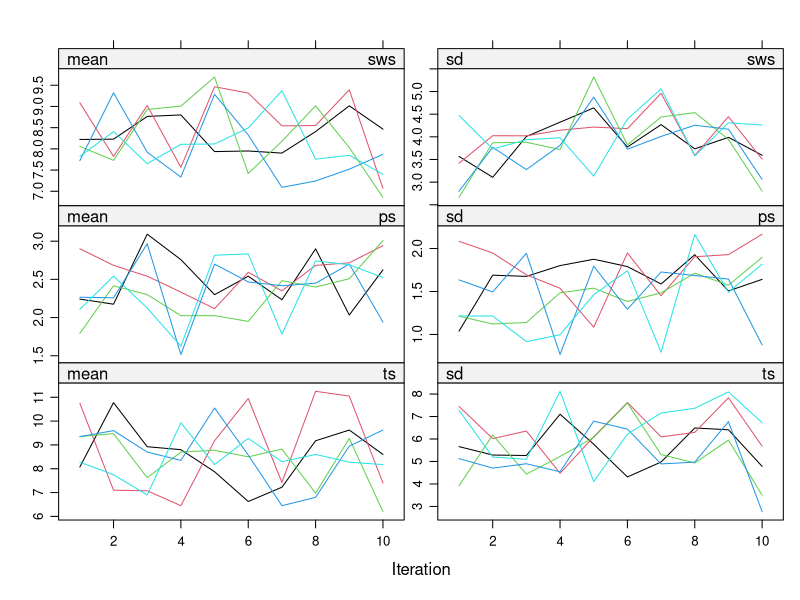
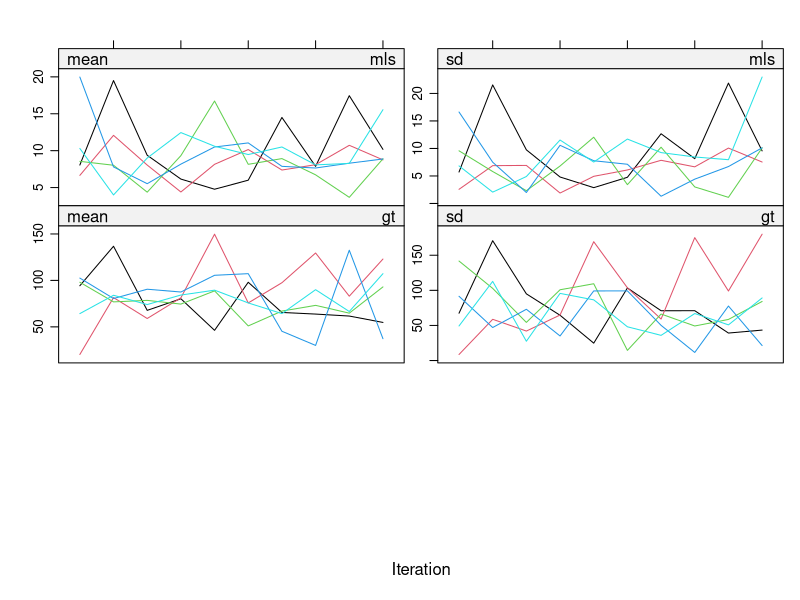
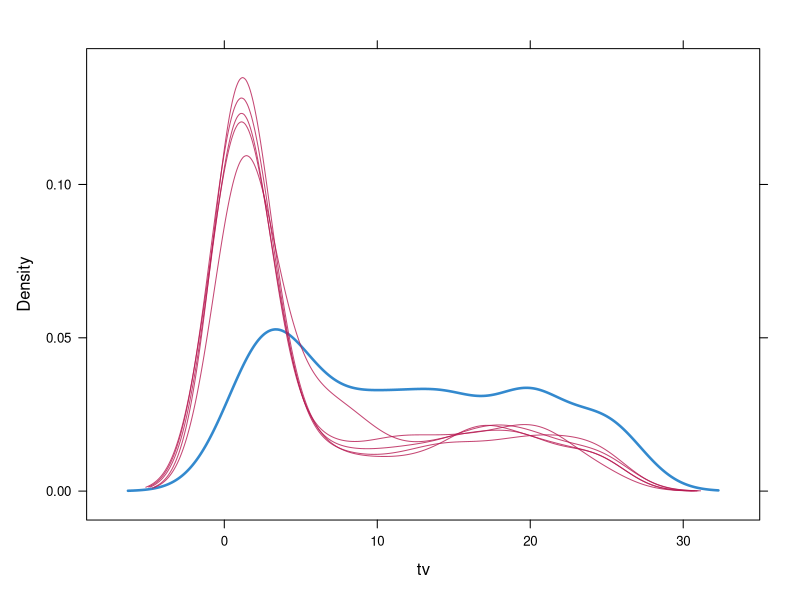
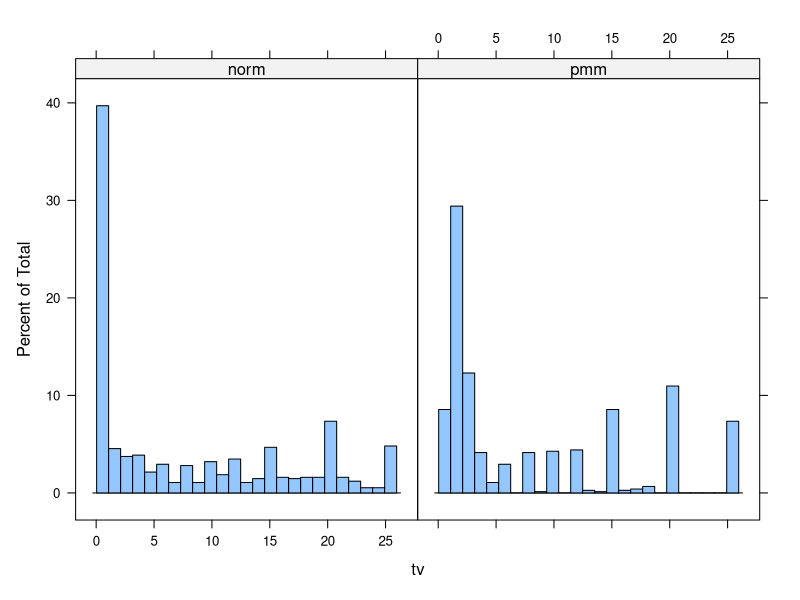
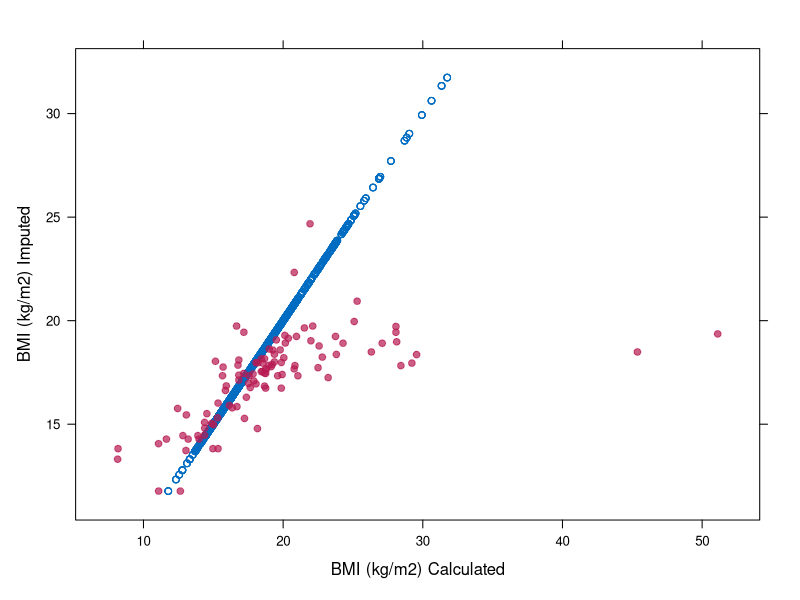
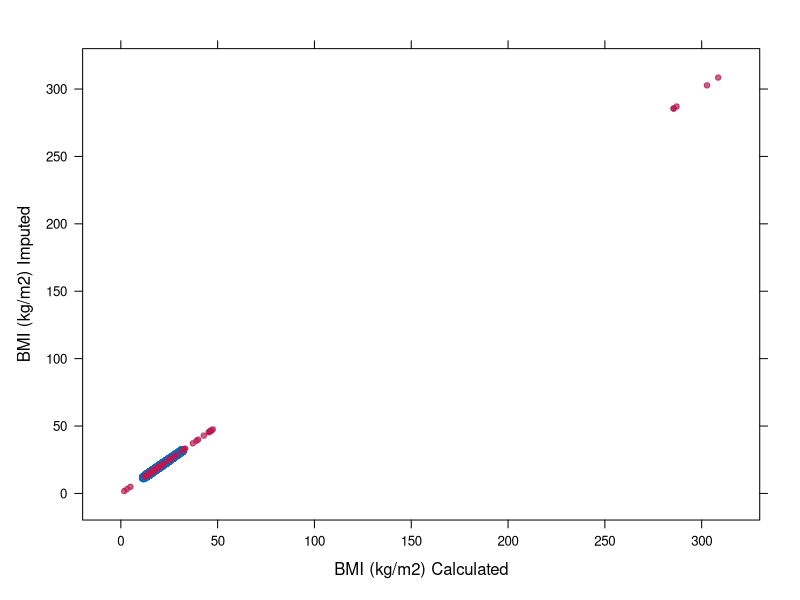
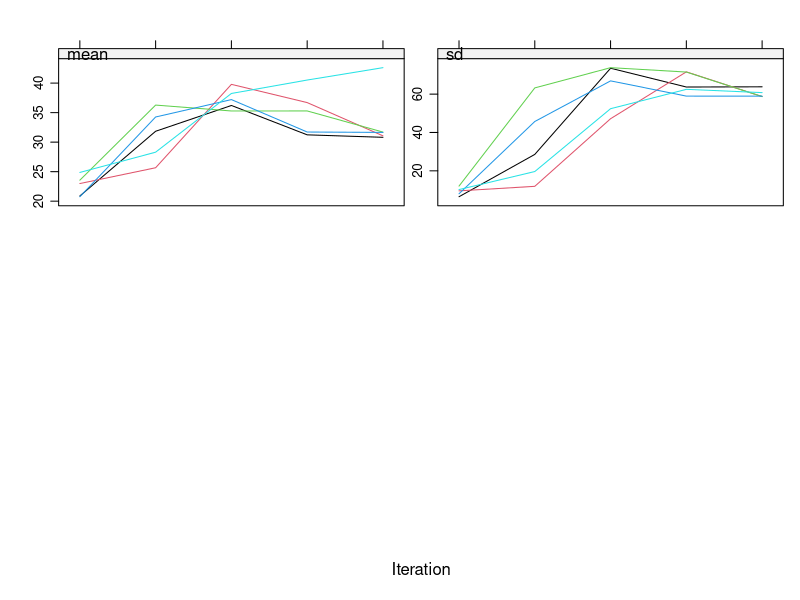
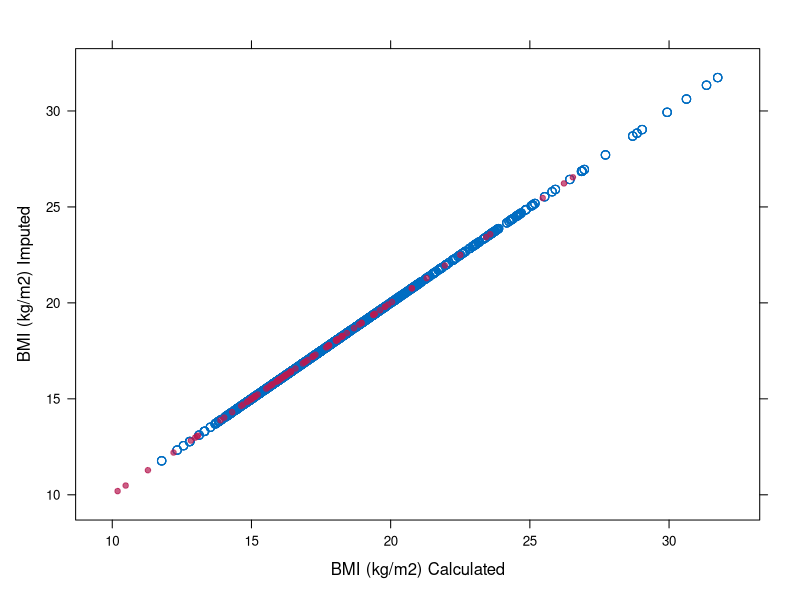

Here is the R script that generated these plots, in order:
## ---- chunk 1
require(mice)
require(lattice)
set.seed(123)
## ---- chunk 2
ini <- mice(mammalsleep[, -1], maxit=0, print=F)
meth<- ini$meth
meth
pred <- ini$pred
pred
pred[c("sws", "ps"), "ts"] <- 0
pred
meth["ts"]<- "~ I(sws + ps)"
pas.imp <- mice(mammalsleep[, -1], meth=meth, pred=pred, maxit=10, seed=123, print=F)
## ---- chunk 3
plot(pas.imp)
## ---- chunk 4
ini <- mice(boys, maxit = 0)
meth <- ini$meth
meth["tv"] <- "norm"
post <- ini$post
post["tv"] <- "imp[[j]][, i] <- squeeze(imp[[j]][, i], c(1, 25))"
imp <- mice(boys, meth=meth, post=post, print=FALSE)
## ---- chunk 5
imp.pmm <- mice(boys, print=FALSE)
## ---- chunk 6
table(complete(imp)$tv)
## ---- chunk 7
table(complete(imp.pmm)$tv)
## ---- chunk 8
densityplot(imp, ~tv)
## ---- chunk 9
tv <- c(complete(imp.pmm)$tv, complete(imp)$tv)
method <- rep(c("pmm", "norm"), each = nrow(boys))
tvm <- data.frame(tv = tv, method = method)
## ---- chunk 10
histogram( ~tv | method, data = tvm, nint = 25)
## ---- chunk 11
miss <- is.na(imp$data$bmi)
xyplot(imp, bmi ~ I (wgt / (hgt / 100)^2),
       na.groups = miss, cex = c(0.8, 1.2), pch = c(1, 20),
       ylab = "BMI (kg/m2) Imputed", xlab = "BMI (kg/m2) Calculated")
## ---- chunk 12
meth<- ini$meth
meth["bmi"]<- "~ I(wgt / (hgt / 100)^2)"
imp <- mice(boys, meth=meth, print=FALSE)
## ---- chunk 13
xyplot(imp, bmi ~ I(wgt / (hgt / 100)^2), na.groups = miss,
       cex = c(1, 1), pch = c(1, 20),
       ylab = "BMI (kg/m2) Imputed", xlab = "BMI (kg/m2) Calculated")
## ---- chunk 14
plot(imp, c("bmi"))
## ---- chunk 15
pred<-ini$pred
pred
pred[c("hgt", "wgt"), "bmi"] <- 0
pred
## ---- chunk 16
imp <-mice(boys, meth=meth, pred=pred, print=FALSE)
## ---- chunk 17
xyplot(imp, bmi ~ I(wgt / (hgt / 100)^2), na.groups = miss,
       cex=c(1, 1), pch=c(1, 20),
       ylab="BMI (kg/m2) Imputed", xlab="BMI (kg/m2) Calculated")
## ---- chunk 18
plot(imp, c("bmi"))
## ---- chunk 19
ini <- mice(boys, maxit=0)
meth<- ini$meth
pred <- ini$pred
pred
meth["bmi"]<- "~ I(wgt/(hgt/100)^2)"
meth["wgt"]<- "~ I(bmi*(hgt/100)^2)"
meth["hgt"]<- "~ I(sqrt(wgt/bmi)*100)"
imp.path <- mice(boys, meth=meth, pred=pred, seed=123)
plot(imp.path, c("hgt", "wgt", "bmi"))
